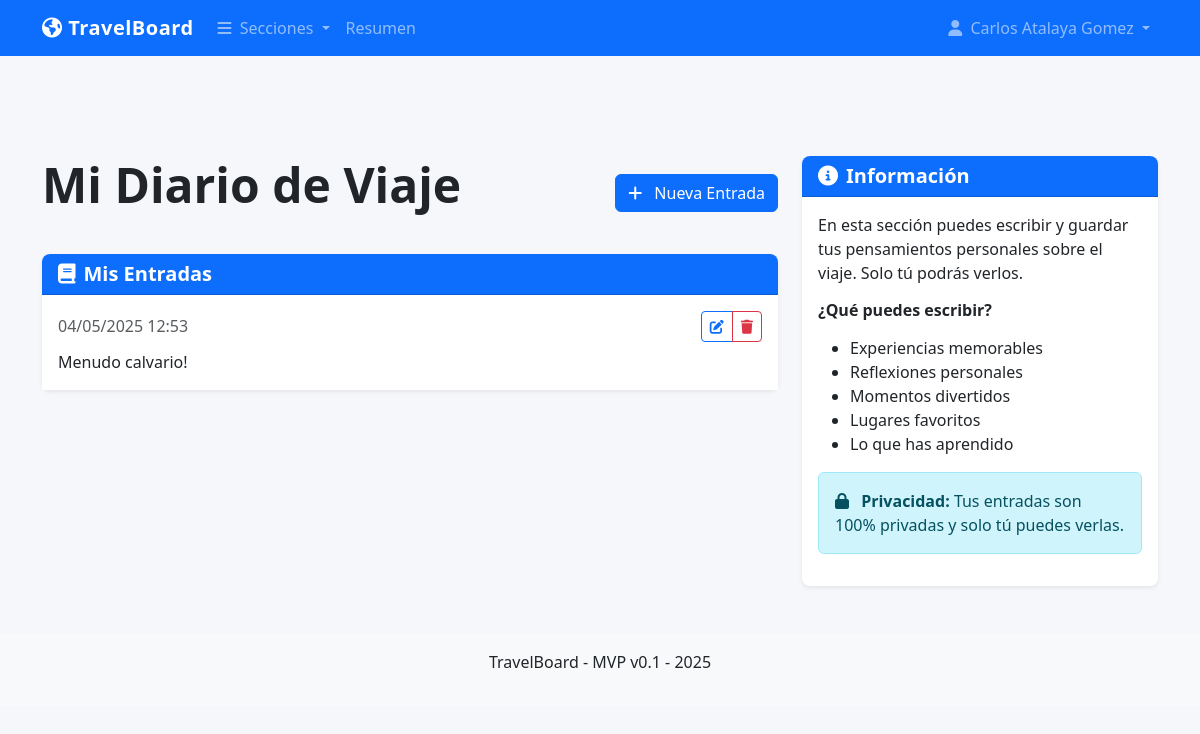
/diary/diario (signed in), run on an earlier commit of the app's database.
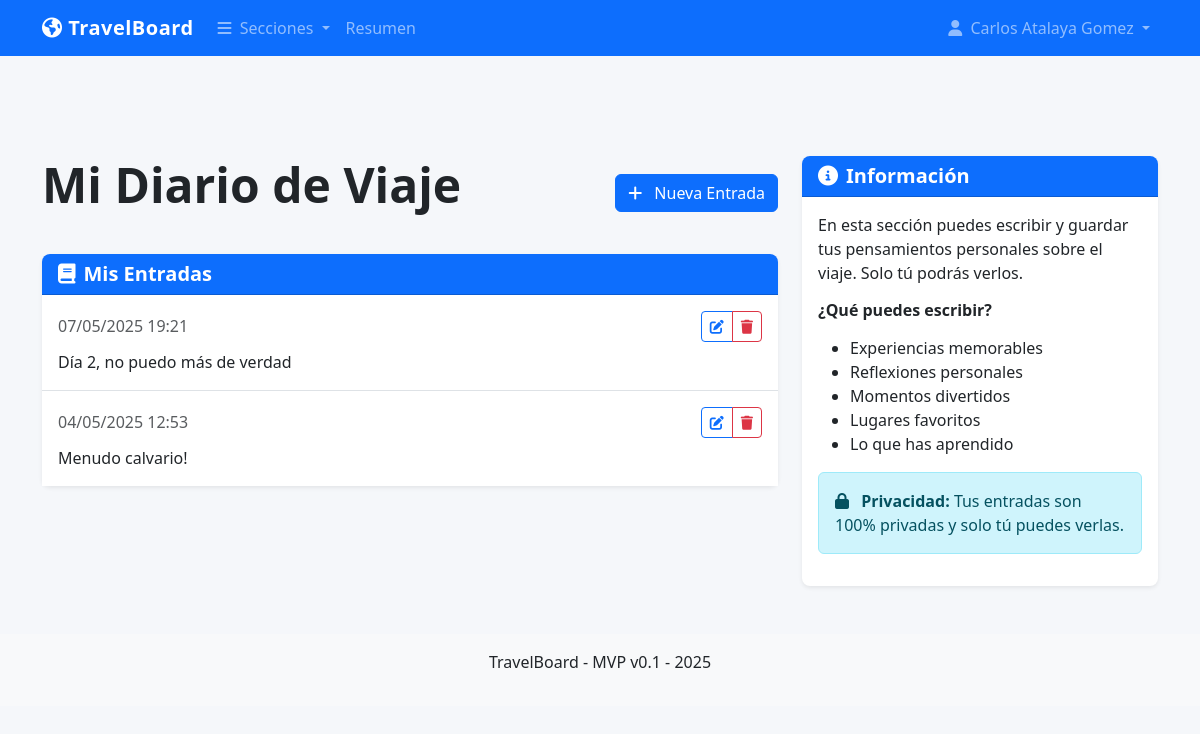
And on a later commit of the database.
### models.py (models this page shows, shortened)
class User(UserMixin, db.Model):
    id = db.Column(db.Integer, primary_key=True)
    username = db.Column(db.String(80), unique=True, nullable=False)
    password_hash = db.Column(db.String(200), nullable=False)
    name = db.Column(db.String(100), nullable=False)
    phone = db.Column(db.String(20), nullable=True)
    is_admin = db.Column(db.Boolean, default=False)

class DiaryEntry(db.Model):
    id = db.Column(db.Integer, primary_key=True)
    user_id = db.Column(db.Integer, db.ForeignKey('user.id'), nullable=False)
    date = db.Column(db.DateTime, default=datetime.now)
    content = db.Column(db.Text, nullable=False)
    user = db.relationship('User', backref=db.backref('diary_entries', lazy=True))

### diary.py (the view)
@diary.route('/diario')
@login_required
def index():
    entries = DiaryEntry.query.filter_by(user_id=current_user.id).order_by(DiaryEntry.date.desc()).all()
    return render_template('diary/index.html', entries=entries)

### app.py (called while the page is built)
@app.template_filter('now')
def get_now():
    return datetime.now()

@login_manager.user_loader
def load_user(user_id):
    return User.query.get(int(user_id))

@app.before_request
def check_initial_setup():
    public_endpoints = ['static', 'setup', 'auth.login', 'auth.logout']
    if request.endpoint in public_endpoints:
        return None
    user_count = User.query.count()
    if user_count == 0 and request.endpoint != 'setup':
        return redirect(url_for('setup'))
    if not current_user.is_authenticated and request.endpoint not in public_endpoints:
        return redirect(url_for('auth.login'))

### templates/diary/index.html (shortened to what this page needs)
{% extends "base.html" %}
{% block content %}
<div class="d-flex justify-content-between align-items-center mb-4">
    <h1 class="display-5">Mi Diario de Viaje</h1>
    <a href="{{ url_for('diary.new_entry') }}" class="btn btn-primary">
        <i class="fas fa-plus me-2"></i> Nueva Entrada
    </a>
</div>
{% if entries %}
    <div class="card mb-4">
        <div class="card-header bg-primary text-white">
            <h5 class="mb-0"><i class="fas fa-book me-2"></i>Mis Entradas</h5>
        </div>
        <div class="card-body p-0">
            <div class="list-group list-group-flush">
                {% for entry in entries %}
                    <div class="list-group-item">
                        <div class="d-flex justify-content-between align-items-center mb-2">
                            <span class="text-muted">{{ entry.date.strftime('%d/%m/%Y %H:%M') }}</span>
                            <div class="btn-group">
                                <a href="{{ url_for('diary.edit_entry', entry_id=entry.id) }}" class="btn btn-sm btn-outline-primary">
                                    <i class="fas fa-edit"></i>
                                </a>
                                <button type="button" class="btn btn-sm btn-outline-danger"
                                        data-bs-toggle="modal" data-bs-target="#deleteModal{{ entry.id }}">
                                    <i class="fas fa-trash"></i>
                                </button>
                            </div>
                        </div>
                        <p class="mb-0">{{ entry.content }}</p>
                    </div>
                {% endfor %}
            </div>
        </div>
    </div>
{% endif %}
{% endblock %}
{% block sidebar %}
<div class="card">
    <div class="card-header bg-primary text-white">
        <h5 class="mb-0"><i class="fas fa-info-circle me-2"></i>Información</h5>
    </div>
    <div class="card-body">
        <p>En esta sección puedes escribir y guardar tus pensamientos personales sobre el viaje. Solo tú podrás verlos.</p>
        <h6 class="mt-3">¿Qué puedes escribir?</h6>
        <ul>
            <li>Experiencias memorables</li>
            <li>Reflexiones personales</li>
            <li>Momentos divertidos</li>
            <li>Lugares favoritos</li>
            <li>Lo que has aprendido</li>
        </ul>
        <div class="alert alert-info mt-3">
            <i class="fas fa-lock me-2"></i>
            <strong>Privacidad:</strong> Tus entradas son 100% privadas y solo tú puedes verlas.
        </div>
    </div>
</div>
{% endblock %}

### templates/base.html (shortened to what this page needs)
<!DOCTYPE html>
<html lang="es">
<head>
    <link href="https://cdn.jsdelivr.net/npm/bootstrap@5.3.0/dist/css/bootstrap.min.css" rel="stylesheet">
    <link rel="stylesheet" href="https://cdnjs.cloudflare.com/ajax/libs/font-awesome/6.4.0/css/all.min.css">
    <link rel="stylesheet" href="{{ url_for('static', filename='css/main.css') }}">
    <link rel="stylesheet" href="{{ url_for('static', filename='css/responsive.css') }}">
</head>
<body>
    <header class="fixed-top">
        <nav class="navbar navbar-expand-lg navbar-dark bg-primary">
            <div class="container">
                <a class="navbar-brand" href="/">
                    <i class="fas fa-globe-americas"></i> TravelBoard
                </a>
                <div class="collapse navbar-collapse" id="mainNav">
                    <ul class="navbar-nav me-auto">
                        <li class="nav-item dropdown">
                            <a class="nav-link dropdown-toggle" href="#" id="sectionDropdown" role="button" data-bs-toggle="dropdown" aria-expanded="false">
                                <i class="fas fa-bars me-1"></i> Secciones
                            </a>
                        </li>
                        <li class="nav-item">
                            <a class="nav-link" href="/#overview">Resumen</a>
                        </li>
                    </ul>
                    <ul class="navbar-nav">
                        {% if current_user.is_authenticated %}
                            <li class="nav-item dropdown">
                                <a class="nav-link dropdown-toggle" href="#" id="userDropdown" role="button" data-bs-toggle="dropdown" aria-expanded="false">
                                    <i class="fas fa-user me-1"></i> {{ current_user.name }}
                                </a>
                            </li>
                        {% else %}
                            <li class="nav-item">
                                <a class="nav-link" href="{{ url_for('auth.login') }}">
                                    <i class="fas fa-sign-in-alt me-1"></i> Iniciar sesión
                                </a>
                            </li>
                        {% endif %}
                    </ul>
                </div>
            </div>
        </nav>
    </header>
    <main class="container mt-5 pt-5">
        <div class="row">
            <div class="col-lg-8">
                {% block content %}{% endblock %}
            </div>
            <div class="col-lg-4">
                {% block sidebar %}{% endblock %}
            </div>
        </div>
    </main>
    <footer class="mt-5 py-3 bg-light">
        <div class="container text-center">
            <p>TravelBoard - MVP v0.1 - {% if current_date %}{{ current_date.strftime('%Y') }}{% else %}{{ now().year }}{% endif %}</p>
        </div>
    </footer>
</body>
</html>

### static/css/main.css (style rules this page uses)
:root { --primary-color: #0d6efd; --secondary-color: #6c757d; --accent-color: #fd7e14; --success-color: #198754; --info-color: #0dcaf0; --warning-color: #ffc107; --danger-color: #dc3545; --light-color: #f8f9fa; --dark-color: #212529; }
body { font-family: 'Segoe UI', Tahoma, Geneva, Verdana, sans-serif; background-color: #f5f7fa; color: var(--dark-color); padding-top: 60px; }
a { color: var(--primary-color); text-decoration: none; transition: color 0.2s ease-in-out; }
.navbar-brand { font-weight: 700; letter-spacing: 0.5px; }
.card { border: none; border-radius: 0.5rem; box-shadow: 0 0.125rem 0.25rem rgba(0, 0, 0, 0.075); transition: transform 0.2s ease-in-out, box-shadow 0.2s ease-in-out; }
.card-header { border-radius: 0.5rem 0.5rem 0 0 !important; font-weight: 600; }
h1, h2, h3, h4, h5, h6 { font-weight: 600; margin-bottom: 1rem; }
.display-5, .display-6 { font-weight: 600; }
.list-group-item { border-left: none; border-right: none; padding: 1rem; }
.list-group-item:first-child { border-top: none; }
.list-group-item:last-child { border-bottom: none; }
html { scroll-behavior: smooth; scroll-padding-top: 70px; }

### static/css/responsive.css (style rules this page uses)
@media (prefers-reduced-motion: no-preference) { .nav-item { transition: all 0.2s ease; } }

What changed in the data, as far as the page shows it:
added DiaryEntry: date "07/05/2025 19:21", content "Día 2, no puedo más de verdad"
